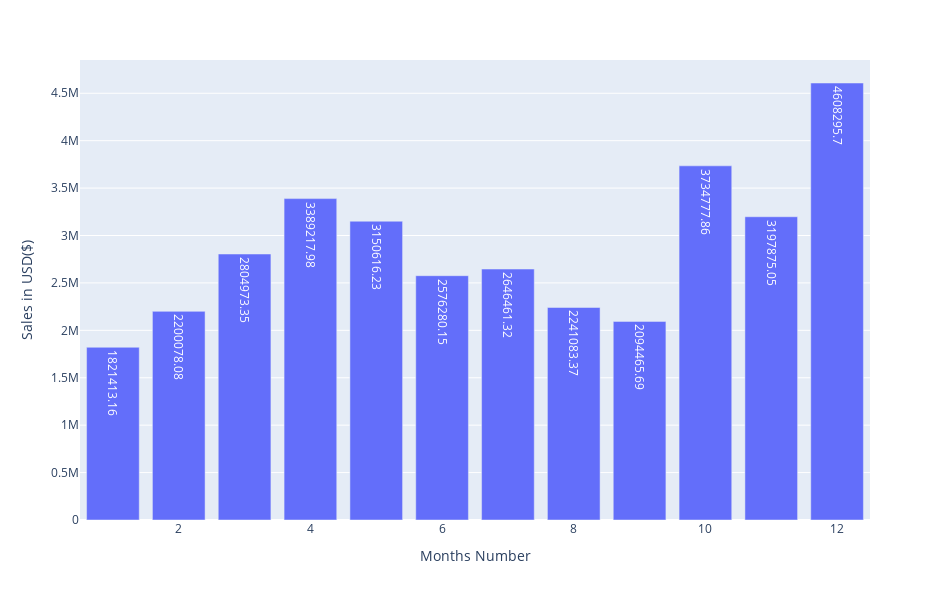

The notebook cell this image was saved under:
### Code cell
px.bar(x = result.index,y = result,text = result).update_layout(width = 950, height =600, xaxis_title = 'Months Number',yaxis_title = 'Sales in USD($)')

### Figure 1 — Plotly figure (JSON) as saved in the notebook; plotly's stock layout.template omitted (floating-point values rounded to 4 significant figures)
{"data": [{"alignmentgroup": "True", "hovertemplate": "x=%{x}<br>y=%{y}<br>text=%{text}<extra></extra>", "legendgroup": "", "marker": {"color": "#636efa", "pattern": {"shape": ""}}, "name": "", "offsetgroup": "", "orientation": "v", "showlegend": false, "text": [4608000.0, 3735000.0, 3389000.0, 3198000.0, 3151000.0, 2805000.0, 2646000.0, 2576000.0, 2241000.0, 2200000.0, 2094000.0, 1821000.0], "textposition": "auto", "type": "bar", "x": [12, 10, 4, 11, 5, 3, 7, 6, 8, 2, 9, 1], "xaxis": "x", "y": [4608000.0, 3735000.0, 3389000.0, 3198000.0, 3151000.0, 2805000.0, 2646000.0, 2576000.0, 2241000.0, 2200000.0, 2094000.0, 1821000.0], "yaxis": "y"}], "layout": {"barmode": "relative", "height": 600, "legend": {"tracegroupgap": 0}, "margin": {"t": 60}, "width": 950, "xaxis": {"anchor": "y", "domain": [0, 1], "title": {"text": "Months Number"}}, "yaxis": {"anchor": "x", "domain": [0, 1], "title": {"text": "Sales in USD($)"}}}}
